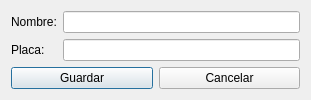
<?xml version="1.0" encoding="UTF-8"?>
<ui version="4.0">
 <class>QRegistraAutos</class>
 <widget class="QDialog" name="QRegistraAutos">
  <property name="geometry">
   <rect>
    <x>0</x>
    <y>0</y>
    <width>311</width>
    <height>97</height>
   </rect>
  </property>
  <property name="windowTitle">
   <string>Dialog</string>
  </property>
  <layout class="QVBoxLayout" name="verticalLayout">
   <item>
    <layout class="QFormLayout" name="formLayout">
     <property name="fieldGrowthPolicy">
      <enum>QFormLayout::ExpandingFieldsGrow</enum>
     </property>
     <item row="0" column="0">
      <widget class="QLabel" name="label">
       <property name="text">
        <string>Nombre:</string>
       </property>
      </widget>
     </item>
     <item row="0" column="1">
      <widget class="QLineEdit" name="txtNumero"/>
     </item>
     <item row="1" column="0">
      <widget class="QLabel" name="label_2">
       <property name="text">
        <string>Placa:</string>
       </property>
      </widget>
     </item>
     <item row="1" column="1">
      <widget class="QLineEdit" name="txtPlaca"/>
     </item>
    </layout>
   </item>
   <item>
    <layout class="QHBoxLayout" name="horizontalLayout">
     <item>
      <widget class="QPushButton" name="cmdGuardar">
       <property name="sizePolicy">
        <sizepolicy hsizetype="Preferred" vsizetype="Preferred">
         <horstretch>0</horstretch>
         <verstretch>0</verstretch>
        </sizepolicy>
       </property>
       <property name="text">
        <string>Guardar</string>
       </property>
      </widget>
     </item>
     <item>
      <widget class="QPushButton" name="cmdCancelar">
       <property name="sizePolicy">
        <sizepolicy hsizetype="Preferred" vsizetype="Preferred">
         <horstretch>0</horstretch>
         <verstretch>0</verstretch>
        </sizepolicy>
       </property>
       <property name="text">
        <string>Cancelar</string>
       </property>
      </widget>
     </item>
    </layout>
   </item>
  </layout>
 </widget>
 <resources/>
 <connections/>
</ui>
